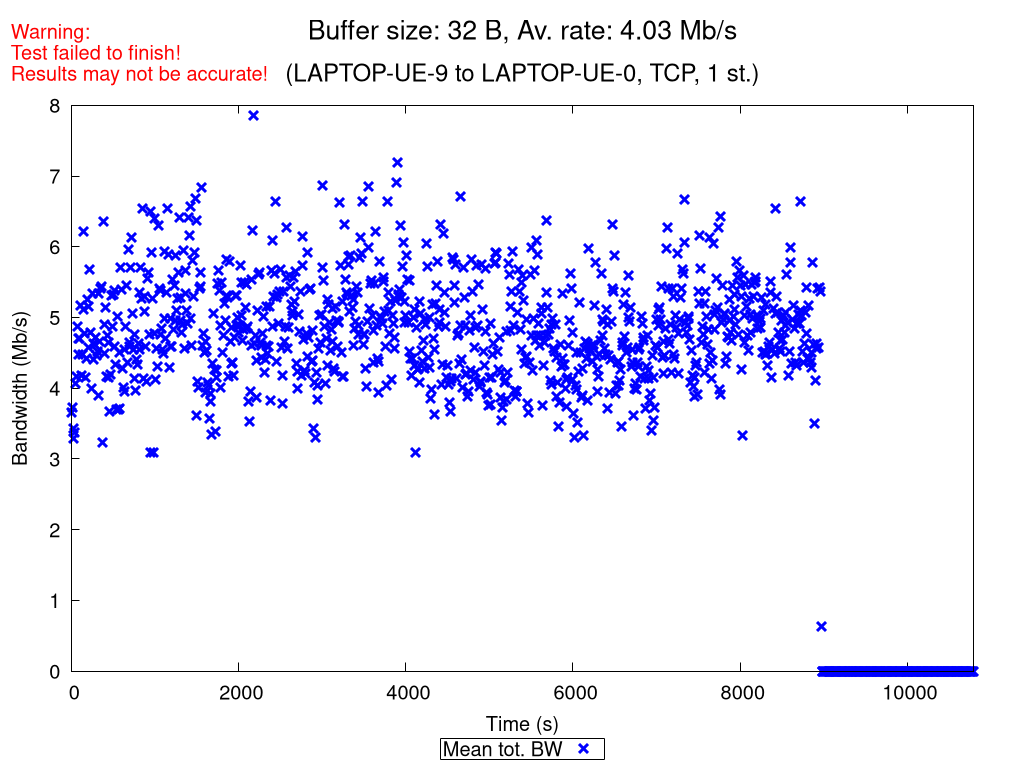

Source code (gnuplot):
set terminal pngcairo nocrop enhanced size 1024,768 font "Verdana,15"
set output "TCP_1_st_2020_11_18_06-41-36_two2one_00032B.png"

set title "{/=20 Buffer size: 32 B, Av. rate: 4.03 Mb/s}\n\n{/=18 (LAPTOP-UE-9 to LAPTOP-UE-0, TCP, 1 st.)}"
set label "Warning:\nTest failed to finish!\nResults may not be accurate!" at screen 0.01, screen 0.96 tc rgb "red"

set xlabel "Time (s)"
set ylabel "Bandwidth (Mb/s)"
set ytics nomirror
set key bmargin center horizontal box samplen 1 width -1
set bmargin 4.6
set rmargin 4.5

rf = 1000000.0  # rate factor
set style fill transparent solid 0.2 noborder
set autoscale xfix
plot "TCP_1_st_2020_11_18_06-41-36_two2one_00032B_iperf_processed.dat" using 1:($2/rf-$3/rf):($2/rf+$3/rf) with filledcurves lc rgb "blue" notitle, \
     "" using 1:($2/rf) with points pt 2 ps 1.5 lw 3 lc rgb "blue" title "Mean tot. BW", \
